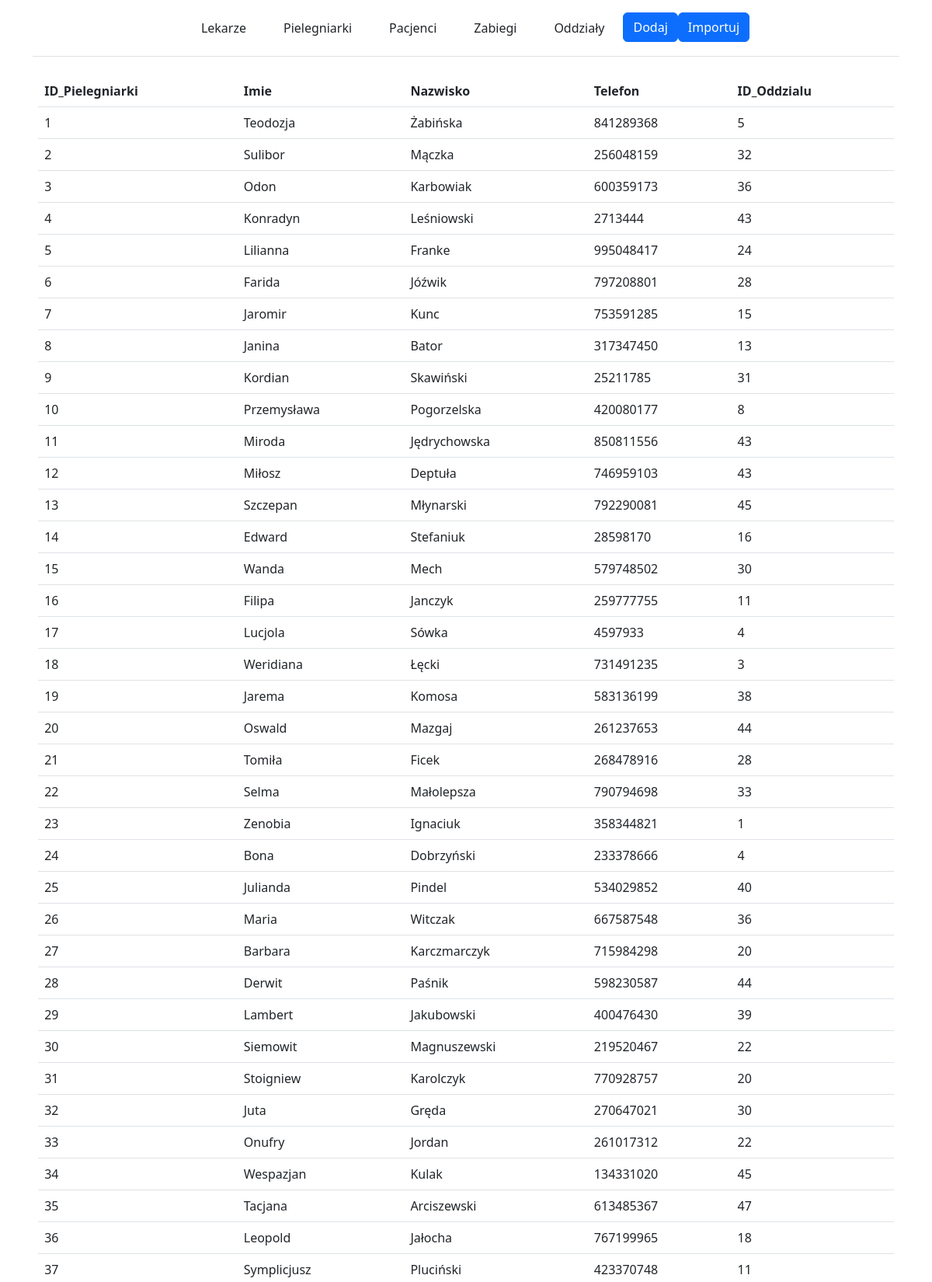
The app's page /mockup.php?name=Pielegniarki (upper part) with its own data.
### tables this page shows
CREATE TABLE `Pielegniarki` (
  `ID_Pielegniarki` int NOT NULL,
  `Imie` varchar(50) NOT NULL,
  `Nazwisko` varchar(50) NOT NULL,
  `Telefon` varchar(9) NOT NULL,
  `ID_Oddzialu` int NOT NULL
);

### db.php (called while the page is built, shortened)
<?php
class Baza {
    private static $db;
    private function __construct() {
        $this->conn = new mysqli('localhost', 'root', 'root', 'Szpital');
    }
    public static function getConnection() {
        if (self::$db == null) {
            self::$db = new Baza();
        }
        return self::$db;
    }
    public static function getTable($table){
        return self::$db->conn->query("CALL getData('$table')");
    }
}
?>

### mockup.php (the view, shortened to what this page needs)
<!DOCTYPE html>
<html>
    <head>
        <link href="https://cdn.jsdelivr.net/npm/bootstrap@5.3.0-alpha1/dist/css/bootstrap.min.css" rel="stylesheet">
    </head>
    <body>
        <div class="container">
            <header class="align-items-center justify-content-center justify-content-md-between py-3 mb-4 border-bottom">
                    <ul class="nav col-10 col-md-auto mb-2 justify-content-center mb-md-0">
                        <li><a href="mockup.php?name=Lekarze" class="nav-link px-4 link-dark">Lekarze</a></li>
                        <li><a href="mockup.php?name=Pielegniarki" class="nav-link px-4 link-dark">Pielegniarki</a></li>
                        <li><a href="mockup.php?name=Pacjenci" class="nav-link px-4 link-dark">Pacjenci</a></li>
                        <li><a href="mockup.php?name=Zabiegi" class="nav-link px-4 link-dark">Zabiegi</a></li>
                        <li><a href="mockup.php?name=Oddzialy" class="nav-link px-4 link-dark">Oddziały</a></li>
                        <a href='newPatient.php'><button type="button" class="btn btn-primary">Dodaj</button></a>
                        <a href='dataImport.php'><button type="button" class="btn btn-primary">Importuj</button></a>
                    </ul>
            </header>
        </div>
        <div class="row justify-content-center">
            <table class="table table-responsive" style="width: 90%">
                <?php
                    include 'db.php';
                    $tab = Baza::getTable($_GET['name']);
                    $row = $tab->fetch_assoc();
                    echo "<thead>";
                        foreach(array_keys($row) as $header) {
                            echo "<th scope='col'>".$header."</th>";
                        }
                    echo "</thead>";
                    echo "<tbody>";
                        do {
                            echo "<tr>";
                            foreach ($row as $data) {
                                echo "<td>".$data."</td>";
                            }
                            echo "</tr>";
                        } while ($row = $tab->fetch_assoc());
                    echo "</tbody>";
                ?>
            </table>
        </div>
    </body>
</html>

### records on screen
pielegniarki: ID_Pielegniarki "1", Imie "Teodozja", Nazwisko "Żabińska", Telefon "841289368", ID_Oddzialu "5"
pielegniarki: ID_Pielegniarki "2", Imie "Sulibor", Nazwisko "Mączka", Telefon "256048159", ID_Oddzialu "32"
pielegniarki: ID_Pielegniarki "3", Imie "Odon", Nazwisko "Karbowiak", Telefon "600359173", ID_Oddzialu "36"
pielegniarki: ID_Pielegniarki "4", Imie "Konradyn", Nazwisko "Leśniowski", Telefon "2713444", ID_Oddzialu "43"
pielegniarki: ID_Pielegniarki "5", Imie "Lilianna", Nazwisko "Franke", Telefon "995048417", ID_Oddzialu "24"
pielegniarki: ID_Pielegniarki "6", Imie "Farida", Nazwisko "Jóźwik", Telefon "797208801", ID_Oddzialu "28"
pielegniarki: ID_Pielegniarki "7", Imie "Jaromir", Nazwisko "Kunc", Telefon "753591285", ID_Oddzialu "15"
pielegniarki: ID_Pielegniarki "8", Imie "Janina", Nazwisko "Bator", Telefon "317347450", ID_Oddzialu "13"
pielegniarki: ID_Pielegniarki "9", Imie "Kordian", Nazwisko "Skawiński", Telefon "25211785", ID_Oddzialu "31"
pielegniarki: ID_Pielegniarki "10", Imie "Przemysława", Nazwisko "Pogorzelska", Telefon "420080177", ID_Oddzialu "8"
pielegniarki: ID_Pielegniarki "11", Imie "Miroda", Nazwisko "Jędrychowska", Telefon "850811556", ID_Oddzialu "43"
pielegniarki: ID_Pielegniarki "12", Imie "Miłosz", Nazwisko "Deptuła", Telefon "746959103", ID_Oddzialu "43"
pielegniarki: ID_Pielegniarki "13", Imie "Szczepan", Nazwisko "Młynarski", Telefon "792290081", ID_Oddzialu "45"
pielegniarki: ID_Pielegniarki "14", Imie "Edward", Nazwisko "Stefaniuk", Telefon "28598170", ID_Oddzialu "16"
pielegniarki: ID_Pielegniarki "15", Imie "Wanda", Nazwisko "Mech", Telefon "579748502", ID_Oddzialu "30"
pielegniarki: ID_Pielegniarki "16", Imie "Filipa", Nazwisko "Janczyk", Telefon "259777755", ID_Oddzialu "11"
pielegniarki: ID_Pielegniarki "17", Imie "Lucjola", Nazwisko "Sówka", Telefon "4597933", ID_Oddzialu "4"
pielegniarki: ID_Pielegniarki "18", Imie "Weridiana", Nazwisko "Łęcki", Telefon "731491235", ID_Oddzialu "3"
pielegniarki: ID_Pielegniarki "19", Imie "Jarema", Nazwisko "Komosa", Telefon "583136199", ID_Oddzialu "38"
pielegniarki: ID_Pielegniarki "20", Imie "Oswald", Nazwisko "Mazgaj", Telefon "261237653", ID_Oddzialu "44"
pielegniarki: ID_Pielegniarki "21", Imie "Tomiła", Nazwisko "Ficek", Telefon "268478916", ID_Oddzialu "28"
pielegniarki: ID_Pielegniarki "22", Imie "Selma", Nazwisko "Małolepsza", Telefon "790794698", ID_Oddzialu "33"
pielegniarki: ID_Pielegniarki "23", Imie "Zenobia", Nazwisko "Ignaciuk", Telefon "358344821", ID_Oddzialu "1"
pielegniarki: ID_Pielegniarki "24", Imie "Bona", Nazwisko "Dobrzyński", Telefon "233378666", ID_Oddzialu "4"
pielegniarki: ID_Pielegniarki "25", Imie "Julianda", Nazwisko "Pindel", Telefon "534029852", ID_Oddzialu "40"
pielegniarki: ID_Pielegniarki "26", Imie "Maria", Nazwisko "Witczak", Telefon "667587548", ID_Oddzialu "36"
pielegniarki: ID_Pielegniarki "27", Imie "Barbara", Nazwisko "Karczmarczyk", Telefon "715984298", ID_Oddzialu "20"
pielegniarki: ID_Pielegniarki "28", Imie "Derwit", Nazwisko "Paśnik", Telefon "598230587", ID_Oddzialu "44"
pielegniarki: ID_Pielegniarki "29", Imie "Lambert", Nazwisko "Jakubowski", Telefon "400476430", ID_Oddzialu "39"
pielegniarki: ID_Pielegniarki "30", Imie "Siemowit", Nazwisko "Magnuszewski", Telefon "219520467", ID_Oddzialu "22"
pielegniarki: ID_Pielegniarki "31", Imie "Stoigniew", Nazwisko "Karolczyk", Telefon "770928757", ID_Oddzialu "20"
pielegniarki: ID_Pielegniarki "32", Imie "Juta", Nazwisko "Gręda", Telefon "270647021", ID_Oddzialu "30"
pielegniarki: ID_Pielegniarki "33", Imie "Onufry", Nazwisko "Jordan", Telefon "261017312", ID_Oddzialu "22"
pielegniarki: ID_Pielegniarki "34", Imie "Wespazjan", Nazwisko "Kulak", Telefon "134331020", ID_Oddzialu "45"
pielegniarki: ID_Pielegniarki "35", Imie "Tacjana", Nazwisko "Arciszewski", Telefon "613485367", ID_Oddzialu "47"
pielegniarki: ID_Pielegniarki "36", Imie "Leopold", Nazwisko "Jałocha", Telefon "767199965", ID_Oddzialu "18"
pielegniarki: ID_Pielegniarki "37", Imie "Symplicjusz", Nazwisko "Pluciński", Telefon "423370748", ID_Oddzialu "11"

### other values on screen
$header "ID_Pielegniarki"
$header "Imie"
$header "Nazwisko"
$header "Telefon"
$header "ID_Oddzialu"
